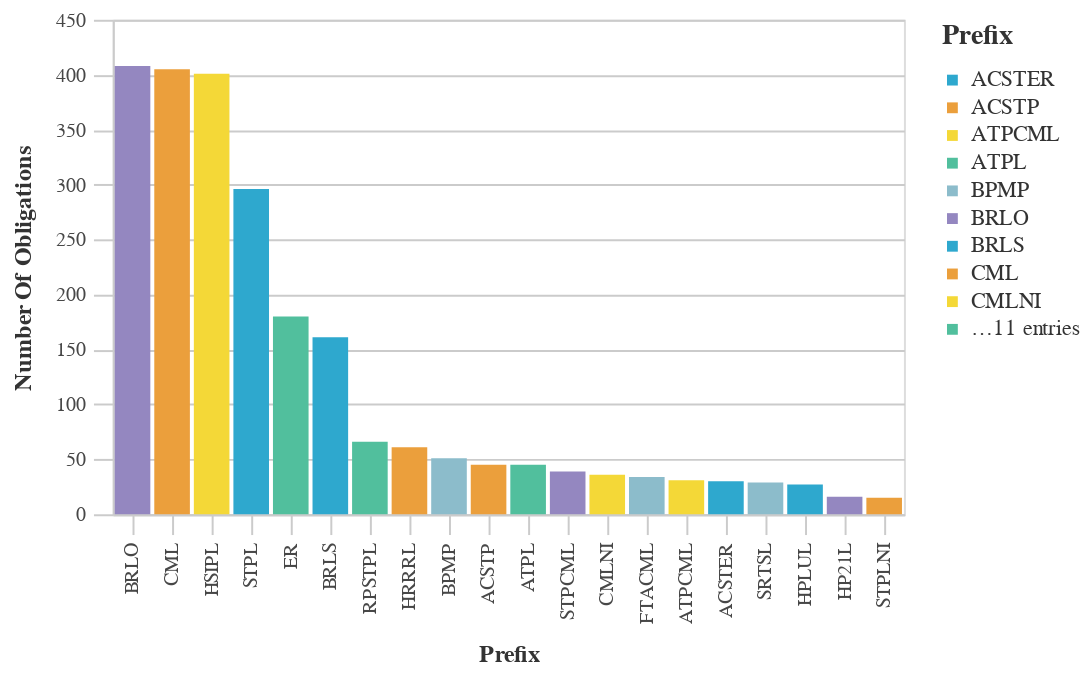

Write notebook code for a chart like this one.
### Markdown cell above
### Most Used Prefix Codes

### Code cell
#Bar chart with the Most Used Prefix Counts
chart_df = (df_top>>filter(_.variable=='prefix')).rename(columns={"value":"Prefix",
                                 "count":"Number of Obligations"})
chart9= (_dla_utils.basic_bar_chart_no_save(chart_df, 'Prefix', 'Number of Obligations', 'Prefix', district))
    

display(chart9)

### Figure 1 — Vega-Lite specification as saved in the notebook (floating-point values rounded to 4 significant figures)
{"config": {"view": {"continuousWidth": 400, "continuousHeight": 300}, "axis": {"domainColor": "#cbcbcb", "grid": true, "gridColor": "#cbcbcb", "gridWidth": 1, "labelColor": "#474747", "labelFont": "Nunito Sans", "labelFontSize": 10, "labelPadding": 4, "tickColor": "#cbcbcb", "tickSize": 10, "titleColor": "#333", "titleFont": "Raleway", "titleFontSize": 12, "titlePadding": 10}, "axisBand": {"grid": false}, "background": "white", "font": "Raleway", "header": {"labelFont": "Nunito Sans", "titleFont": "Raleway"}, "legend": {"labelColor": "#333", "labelFont": "Nunito Sans", "labelFontSize": 11, "labelLimit": 0, "padding": 1, "symbolSize": 30, "symbolType": "square", "titleColor": "#333", "titleFont": "Raleway", "titleFontSize": 14, "titlePadding": 10}, "title": {"anchor": "middle", "font": "Raleway", "fontSize": 18, "fontWeight": 300, "offset": 20}}, "data": {"name": "data-79902faf54293d54387270187240d323"}, "mark": "bar", "encoding": {"color": {"field": "Prefix", "legend": {"symbolLimit": 10, "title": "Prefix"}, "scale": {"range": ["#2EA8CE", "#EB9F3C", "#F4D837", "#51BF9D", "#8CBCCB", "#9487C0"]}, "type": "nominal"}, "tooltip": [{"field": "Prefix", "type": "nominal"}, {"field": "Number of Obligations", "type": "quantitative"}], "x": {"field": "Prefix", "sort": "-y", "title": "Prefix", "type": "nominal"}, "y": {"field": "Number of Obligations", "title": "Number Of Obligations", "type": "quantitative"}}, "height": 250, "width": 400, "$schema": "https://vega.github.io/schema/vega-lite/v4.17.0.json", "datasets": {"data-79902faf54293d54387270187240d323": [{"Prefix": "BRLO", "Number of Obligations": 408, "variable": "prefix"}, {"Prefix": "CML", "Number of Obligations": 405, "variable": "prefix"}, {"Prefix": "HSIPL", "Number of Obligations": 401, "variable": "prefix"}, {"Prefix": "STPL", "Number of Obligations": 296, "variable": "prefix"}, {"Prefix": "ER", "Number of Obligations": 180, "variable": "prefix"}, {"Prefix": "BRLS", "Number of Obligations": 161, "variable": "prefix"}, {"Prefix": "RPSTPL", "Number of Obligations": 66, "variable": "prefix"}, {"Prefix": "HRRRL", "Number of Obligations": 61, "variable": "prefix"}, {"Prefix": "BPMP", "Number of Obligations": 51, "variable": "prefix"}, {"Prefix": "ACSTP", "Number of Obligations": 45, "variable": "prefix"}, {"Prefix": "ATPL", "Number of Obligations": 45, "variable": "prefix"}, {"Prefix": "STPCML", "Number of Obligations": 39, "variable": "prefix"}, {"Prefix": "CMLNI", "Number of Obligations": 36, "variable": "prefix"}, {"Prefix": "FTACML", "Number of Obligations": 34, "variable": "prefix"}, {"Prefix": "ATPCML", "Number of Obligations": 31, "variable": "prefix"}, {"Prefix": "ACSTER", "Number of Obligations": 30, "variable": "prefix"}, {"Prefix": "SRTSL", "Number of Obligations": 29, "variable": "prefix"}, {"Prefix": "HPLUL", "Number of Obligations": 27, "variable": "prefix"}, {"Prefix": "HP21L", "Number of Obligations": 16, "variable": "prefix"}, {"Prefix": "STPLNI", "Number of Obligations": 15, "variable": "prefix"}]}}
